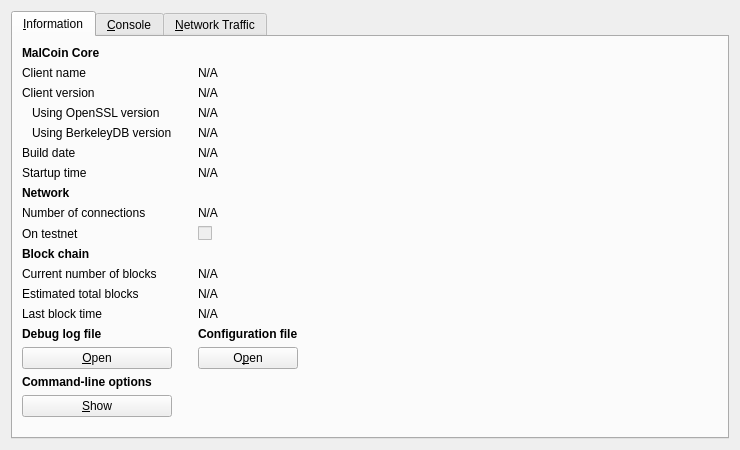
<?xml version="1.0" encoding="UTF-8"?>
<ui version="4.0">
 <class>RPCConsole</class>
 <widget class="QWidget" name="RPCConsole">
  <property name="geometry">
   <rect>
    <x>0</x>
    <y>0</y>
    <width>740</width>
    <height>450</height>
   </rect>
  </property>
  <property name="windowTitle">
   <string>MalCoin - Debug window</string>
  </property>
  <layout class="QVBoxLayout" name="verticalLayout_2">
   <item>
    <widget class="QTabWidget" name="tabWidget">
     <property name="currentIndex">
      <number>0</number>
     </property>
     <widget class="QWidget" name="tab_info">
      <attribute name="title">
       <string>&amp;Information</string>
      </attribute>
      <layout class="QGridLayout" name="gridLayout">
       <item row="15" column="2">
        <widget class="QLabel" name="labelConfigfile">
         <property name="font">
          <font>
           <weight>75</weight>
           <bold>true</bold>
          </font>
         </property>
         <property name="text">
          <string>Configuration file</string>
         </property>
        </widget>
       </item>
       <item row="13" column="2">
        <widget class="QLabel" name="lastBlockTime">
         <property name="cursor">
          <cursorShape>IBeamCursor</cursorShape>
         </property>
         <property name="text">
          <string>N/A</string>
         </property>
         <property name="textFormat">
          <enum>Qt::PlainText</enum>
         </property>
         <property name="textInteractionFlags">
          <set>Qt::LinksAccessibleByMouse|Qt::TextSelectableByKeyboard|Qt::TextSelectableByMouse</set>
         </property>
        </widget>
       </item>
       <item row="11" column="0">
        <widget class="QLabel" name="label_3">
         <property name="text">
          <string>Current number of blocks</string>
         </property>
        </widget>
       </item>
       <item row="11" column="2">
        <widget class="QLabel" name="numberOfBlocks">
         <property name="cursor">
          <cursorShape>IBeamCursor</cursorShape>
         </property>
         <property name="text">
          <string>N/A</string>
         </property>
         <property name="textFormat">
          <enum>Qt::PlainText</enum>
         </property>
         <property name="textInteractionFlags">
          <set>Qt::LinksAccessibleByMouse|Qt::TextSelectableByKeyboard|Qt::TextSelectableByMouse</set>
         </property>
        </widget>
       </item>
       <item row="17" column="0">
        <widget class="QLabel" name="labelCLOptions">
         <property name="font">
          <font>
           <weight>75</weight>
           <bold>true</bold>
          </font>
         </property>
         <property name="text">
          <string>Command-line options</string>
         </property>
        </widget>
       </item>
       <item row="16" column="0">
        <widget class="QPushButton" name="openDebugLogfileButton">
         <property name="toolTip">
          <string>Open the MalCoin debug log file from the current data directory. This can take a few seconds for large log files.</string>
         </property>
         <property name="text">
          <string>&amp;Open</string>
         </property>
         <property name="autoDefault">
          <bool>false</bool>
         </property>
        </widget>
       </item>
       <item row="15" column="0">
        <widget class="QLabel" name="labelDebugLogfile">
         <property name="font">
          <font>
           <weight>75</weight>
           <bold>true</bold>
          </font>
         </property>
         <property name="text">
          <string>Debug log file</string>
         </property>
        </widget>
       </item>
       <item row="18" column="3" rowspan="2">
        <spacer name="horizontalSpacer">
         <property name="orientation">
          <enum>Qt::Horizontal</enum>
         </property>
         <property name="sizeHint" stdset="0">
          <size>
           <width>404</width>
           <height>20</height>
          </size>
         </property>
        </spacer>
       </item>
       <item row="19" column="1">
        <spacer name="verticalSpacer">
         <property name="orientation">
          <enum>Qt::Vertical</enum>
         </property>
         <property name="sizeHint" stdset="0">
          <size>
           <width>20</width>
           <height>40</height>
          </size>
         </property>
        </spacer>
       </item>
       <item row="18" column="0">
        <widget class="QPushButton" name="showCLOptionsButton">
         <property name="toolTip">
          <string>Show the MalCoin-Qt help message to get a list with possible MalCoin command-line options.</string>
         </property>
         <property name="text">
          <string>&amp;Show</string>
         </property>
         <property name="autoDefault">
          <bool>false</bool>
         </property>
        </widget>
       </item>
       <item row="13" column="0">
        <widget class="QLabel" name="label_2">
         <property name="text">
          <string>Last block time</string>
         </property>
        </widget>
       </item>
       <item row="7" column="0">
        <widget class="QLabel" name="label_11">
         <property name="font">
          <font>
           <weight>75</weight>
           <bold>true</bold>
          </font>
         </property>
         <property name="text">
          <string>Network</string>
         </property>
        </widget>
       </item>
       <item row="6" column="2">
        <widget class="QLabel" name="startupTime">
         <property name="cursor">
          <cursorShape>IBeamCursor</cursorShape>
         </property>
         <property name="text">
          <string>N/A</string>
         </property>
         <property name="textFormat">
          <enum>Qt::PlainText</enum>
         </property>
         <property name="textInteractionFlags">
          <set>Qt::LinksAccessibleByMouse|Qt::TextSelectableByKeyboard|Qt::TextSelectableByMouse</set>
         </property>
        </widget>
       </item>
       <item row="6" column="0">
        <widget class="QLabel" name="label_13">
         <property name="text">
          <string>Startup time</string>
         </property>
        </widget>
       </item>
       <item row="9" column="0">
        <widget class="QLabel" name="label_8">
         <property name="text">
          <string>On testnet</string>
         </property>
        </widget>
       </item>
       <item row="8" column="2">
        <widget class="QLabel" name="numberOfConnections">
         <property name="cursor">
          <cursorShape>IBeamCursor</cursorShape>
         </property>
         <property name="text">
          <string>N/A</string>
         </property>
         <property name="textFormat">
          <enum>Qt::PlainText</enum>
         </property>
         <property name="textInteractionFlags">
          <set>Qt::LinksAccessibleByMouse|Qt::TextSelectableByKeyboard|Qt::TextSelectableByMouse</set>
         </property>
        </widget>
       </item>
       <item row="8" column="0">
        <widget class="QLabel" name="label_7">
         <property name="text">
          <string>Number of connections</string>
         </property>
        </widget>
       </item>
       <item row="10" column="0">
        <widget class="QLabel" name="label_10">
         <property name="font">
          <font>
           <weight>75</weight>
           <bold>true</bold>
          </font>
         </property>
         <property name="text">
          <string>Block chain</string>
         </property>
        </widget>
       </item>
       <item row="9" column="2">
        <widget class="QCheckBox" name="isTestNet">
         <property name="enabled">
          <bool>false</bool>
         </property>
         <property name="text">
          <string/>
         </property>
        </widget>
       </item>
       <item row="12" column="0">
        <widget class="QLabel" name="label_4">
         <property name="text">
          <string>Estimated total blocks</string>
         </property>
        </widget>
       </item>
       <item row="12" column="2">
        <widget class="QLabel" name="totalBlocks">
         <property name="cursor">
          <cursorShape>IBeamCursor</cursorShape>
         </property>
         <property name="text">
          <string>N/A</string>
         </property>
         <property name="textFormat">
          <enum>Qt::PlainText</enum>
         </property>
         <property name="textInteractionFlags">
          <set>Qt::LinksAccessibleByMouse|Qt::TextSelectableByKeyboard|Qt::TextSelectableByMouse</set>
         </property>
        </widget>
       </item>
       <item row="2" column="2">
        <widget class="QLabel" name="clientVersion">
         <property name="cursor">
          <cursorShape>IBeamCursor</cursorShape>
         </property>
         <property name="text">
          <string>N/A</string>
         </property>
         <property name="textFormat">
          <enum>Qt::PlainText</enum>
         </property>
         <property name="textInteractionFlags">
          <set>Qt::LinksAccessibleByMouse|Qt::TextSelectableByKeyboard|Qt::TextSelectableByMouse</set>
         </property>
        </widget>
       </item>
       <item row="4" column="0">
        <widget class="QLabel" name="label_berkeleyDBVersion">
         <property name="text">
          <string>Using BerkeleyDB version</string>
         </property>
         <property name="indent">
          <number>10</number>
         </property>
        </widget>
       </item>
       <item row="3" column="0">
        <widget class="QLabel" name="label_14">
         <property name="text">
          <string>Using OpenSSL version</string>
         </property>
         <property name="indent">
          <number>10</number>
         </property>
        </widget>
       </item>
       <item row="3" column="2">
        <widget class="QLabel" name="openSSLVersion">
         <property name="cursor">
          <cursorShape>IBeamCursor</cursorShape>
         </property>
         <property name="text">
          <string>N/A</string>
         </property>
         <property name="textFormat">
          <enum>Qt::PlainText</enum>
         </property>
         <property name="textInteractionFlags">
          <set>Qt::LinksAccessibleByMouse|Qt::TextSelectableByKeyboard|Qt::TextSelectableByMouse</set>
         </property>
        </widget>
       </item>
       <item row="4" column="2">
        <widget class="QLabel" name="berkeleyDBVersion">
         <property name="cursor">
          <cursorShape>IBeamCursor</cursorShape>
         </property>
         <property name="text">
          <string>N/A</string>
         </property>
         <property name="textFormat">
          <enum>Qt::PlainText</enum>
         </property>
         <property name="textInteractionFlags">
          <set>Qt::LinksAccessibleByMouse|Qt::TextSelectableByKeyboard|Qt::TextSelectableByMouse</set>
         </property>
        </widget>
       </item>
       <item row="5" column="0">
        <widget class="QLabel" name="label_12">
         <property name="text">
          <string>Build date</string>
         </property>
        </widget>
       </item>
       <item row="5" column="2">
        <widget class="QLabel" name="buildDate">
         <property name="cursor">
          <cursorShape>IBeamCursor</cursorShape>
         </property>
         <property name="text">
          <string>N/A</string>
         </property>
         <property name="textFormat">
          <enum>Qt::PlainText</enum>
         </property>
         <property name="textInteractionFlags">
          <set>Qt::LinksAccessibleByMouse|Qt::TextSelectableByKeyboard|Qt::TextSelectableByMouse</set>
         </property>
        </widget>
       </item>
       <item row="2" column="0">
        <widget class="QLabel" name="label_6">
         <property name="text">
          <string>Client version</string>
         </property>
        </widget>
       </item>
       <item row="0" column="0">
        <widget class="QLabel" name="label_9">
         <property name="font">
          <font>
           <weight>75</weight>
           <bold>true</bold>
          </font>
         </property>
         <property name="text">
          <string>MalCoin Core</string>
         </property>
        </widget>
       </item>
       <item row="1" column="2">
        <widget class="QLabel" name="clientName">
         <property name="cursor">
          <cursorShape>IBeamCursor</cursorShape>
         </property>
         <property name="text">
          <string>N/A</string>
         </property>
         <property name="textFormat">
          <enum>Qt::PlainText</enum>
         </property>
         <property name="textInteractionFlags">
          <set>Qt::LinksAccessibleByMouse|Qt::TextSelectableByKeyboard|Qt::TextSelectableByMouse</set>
         </property>
        </widget>
       </item>
       <item row="1" column="0">
        <widget class="QLabel" name="label_5">
         <property name="text">
          <string>Client name</string>
         </property>
        </widget>
       </item>
       <item row="14" column="2">
        <spacer name="verticalSpacer_2">
         <property name="orientation">
          <enum>Qt::Vertical</enum>
         </property>
         <property name="sizeHint" stdset="0">
          <size>
           <width>20</width>
           <height>20</height>
          </size>
         </property>
        </spacer>
       </item>
       <item row="16" column="2">
        <widget class="QPushButton" name="openConfigurationfileButton">
         <property name="toolTip">
          <string>Open the MalCoin configuration file from the current data directory.</string>
         </property>
         <property name="text">
          <string>O&amp;pen</string>
         </property>
         <property name="autoDefault">
          <bool>false</bool>
         </property>
        </widget>
       </item>
      </layout>
     </widget>
     <widget class="QWidget" name="tab_console">
      <attribute name="title">
       <string>&amp;Console</string>
      </attribute>
      <layout class="QVBoxLayout" name="verticalLayout_3">
       <property name="spacing">
        <number>3</number>
       </property>
       <item>
        <widget class="QTextEdit" name="messagesWidget">
         <property name="minimumSize">
          <size>
           <width>0</width>
           <height>100</height>
          </size>
         </property>
         <property name="readOnly">
          <bool>true</bool>
         </property>
         <property name="tabKeyNavigation" stdset="0">
          <bool>false</bool>
         </property>
         <property name="columnCount" stdset="0">
          <number>2</number>
         </property>
        </widget>
       </item>
       <item>
        <layout class="QHBoxLayout" name="horizontalLayout">
         <property name="spacing">
          <number>3</number>
         </property>
         <item>
          <widget class="QLabel" name="label">
           <property name="text">
            <string notr="true">&gt;</string>
           </property>
          </widget>
         </item>
         <item>
          <widget class="QLineEdit" name="lineEdit"/>
         </item>
         <item>
          <widget class="QPushButton" name="clearButton">
           <property name="maximumSize">
            <size>
             <width>24</width>
             <height>24</height>
            </size>
           </property>
           <property name="toolTip">
            <string>Clear console</string>
           </property>
           <property name="text">
            <string/>
           </property>
           <property name="icon">
            <iconset resource="../bitcoin.qrc">
             <normaloff>:/icons/remove</normaloff>:/icons/remove</iconset>
           </property>
           <property name="shortcut">
            <string notr="true">Ctrl+L</string>
           </property>
           <property name="autoDefault">
            <bool>false</bool>
           </property>
          </widget>
         </item>
        </layout>
       </item>
      </layout>
     </widget>
     <widget class="QWidget" name="tab_nettraffic">
      <attribute name="title">
       <string>&amp;Network Traffic</string>
      </attribute>
      <layout class="QHBoxLayout" name="horizontalLayout_3">
       <item>
        <layout class="QVBoxLayout" name="verticalLayout_4">
         <item>
          <widget class="TrafficGraphWidget" name="trafficGraph" native="true">
           <property name="sizePolicy">
            <sizepolicy hsizetype="Expanding" vsizetype="Expanding">
             <horstretch>0</horstretch>
             <verstretch>0</verstretch>
            </sizepolicy>
           </property>
          </widget>
         </item>
         <item>
          <layout class="QHBoxLayout" name="horizontalLayout_2">
           <item>
            <widget class="QSlider" name="sldGraphRange">
             <property name="minimum">
              <number>1</number>
             </property>
             <property name="maximum">
              <number>288</number>
             </property>
             <property name="pageStep">
              <number>12</number>
             </property>
             <property name="value">
              <number>6</number>
             </property>
             <property name="orientation">
              <enum>Qt::Horizontal</enum>
             </property>
            </widget>
           </item>
           <item>
            <widget class="QLabel" name="lblGraphRange">
             <property name="minimumSize">
              <size>
               <width>100</width>
               <height>0</height>
              </size>
             </property>
             <property name="alignment">
              <set>Qt::AlignCenter</set>
             </property>
            </widget>
           </item>
           <item>
            <widget class="QPushButton" name="btnClearTrafficGraph">
             <property name="text">
              <string>&amp;Clear</string>
             </property>
             <property name="autoDefault">
              <bool>false</bool>
             </property>
            </widget>
           </item>
          </layout>
         </item>
        </layout>
       </item>
       <item>
        <layout class="QVBoxLayout" name="verticalLayout">
         <item>
          <widget class="QGroupBox" name="groupBox">
           <property name="title">
            <string>Totals</string>
           </property>
           <layout class="QVBoxLayout" name="verticalLayout_5">
            <item>
             <layout class="QHBoxLayout" name="horizontalLayout_4">
              <item>
               <widget class="Line" name="line">
                <property name="sizePolicy">
                 <sizepolicy hsizetype="Fixed" vsizetype="Fixed">
                  <horstretch>0</horstretch>
                  <verstretch>0</verstretch>
                 </sizepolicy>
                </property>
                <property name="minimumSize">
                 <size>
                  <width>10</width>
                  <height>0</height>
                 </size>
                </property>
                <property name="palette">
                 <palette>
                  <active>
                   <colorrole role="Light">
                    <brush brushstyle="SolidPattern">
                     <color alpha="255">
                      <red>0</red>
                      <green>255</green>
                      <blue>0</blue>
                     </color>
                    </brush>
                   </colorrole>
                  </active>
                  <inactive>
                   <colorrole role="Light">
                    <brush brushstyle="SolidPattern">
                     <color alpha="255">
                      <red>0</red>
                      <green>255</green>
                      <blue>0</blue>
                     </color>
                    </brush>
                   </colorrole>
                  </inactive>
                  <disabled>
                   <colorrole role="Light">
                    <brush brushstyle="SolidPattern">
                     <color alpha="255">
                      <red>0</red>
                      <green>255</green>
                      <blue>0</blue>
                     </color>
                    </brush>
                   </colorrole>
                  </disabled>
                 </palette>
                </property>
                <property name="orientation">
                 <enum>Qt::Horizontal</enum>
                </property>
               </widget>
              </item>
              <item>
               <widget class="QLabel" name="label_16">
                <property name="text">
                 <string>Received:</string>
                </property>
               </widget>
              </item>
              <item>
               <widget class="QLabel" name="lblBytesIn">
                <property name="minimumSize">
                 <size>
                  <width>50</width>
                  <height>0</height>
                 </size>
                </property>
                <property name="alignment">
                 <set>Qt::AlignRight|Qt::AlignTrailing|Qt::AlignVCenter</set>
                </property>
               </widget>
              </item>
             </layout>
            </item>
            <item>
             <layout class="QHBoxLayout" name="horizontalLayout_5">
              <item>
               <widget class="Line" name="line_2">
                <property name="sizePolicy">
                 <sizepolicy hsizetype="Fixed" vsizetype="Fixed">
                  <horstretch>0</horstretch>
                  <verstretch>0</verstretch>
                 </sizepolicy>
                </property>
                <property name="minimumSize">
                 <size>
                  <width>10</width>
                  <height>0</height>
                 </size>
                </property>
                <property name="palette">
                 <palette>
                  <active>
                   <colorrole role="Light">
                    <brush brushstyle="SolidPattern">
                     <color alpha="255">
                      <red>255</red>
                      <green>0</green>
                      <blue>0</blue>
                     </color>
                    </brush>
                   </colorrole>
                  </active>
                  <inactive>
                   <colorrole role="Light">
                    <brush brushstyle="SolidPattern">
                     <color alpha="255">
                      <red>255</red>
                      <green>0</green>
                      <blue>0</blue>
                     </color>
                    </brush>
                   </colorrole>
                  </inactive>
                  <disabled>
                   <colorrole role="Light">
                    <brush brushstyle="SolidPattern">
                     <color alpha="255">
                      <red>255</red>
                      <green>0</green>
                      <blue>0</blue>
                     </color>
                    </brush>
                   </colorrole>
                  </disabled>
                 </palette>
                </property>
                <property name="orientation">
                 <enum>Qt::Horizontal</enum>
                </property>
               </widget>
              </item>
              <item>
               <widget class="QLabel" name="label_17">
                <property name="text">
                 <string>Sent:</string>
                </property>
               </widget>
              </item>
              <item>
               <widget class="QLabel" name="lblBytesOut">
                <property name="minimumSize">
                 <size>
                  <width>50</width>
                  <height>0</height>
                 </size>
                </property>
                <property name="alignment">
                 <set>Qt::AlignRight|Qt::AlignTrailing|Qt::AlignVCenter</set>
                </property>
               </widget>
              </item>
             </layout>
            </item>
            <item>
             <spacer name="verticalSpacer_4">
              <property name="orientation">
               <enum>Qt::Vertical</enum>
              </property>
              <property name="sizeHint" stdset="0">
               <size>
                <width>20</width>
                <height>407</height>
               </size>
              </property>
             </spacer>
            </item>
           </layout>
          </widget>
         </item>
        </layout>
       </item>
      </layout>
     </widget>
    </widget>
   </item>
  </layout>
 </widget>
 <customwidgets>
  <customwidget>
   <class>TrafficGraphWidget</class>
   <extends>QWidget</extends>
   <header>trafficgraphwidget.h</header>
   <container>1</container>
   <slots>
    <slot>clear()</slot>
   </slots>
  </customwidget>
 </customwidgets>
 <resources>
  <include location="../bitcoin.qrc"/>
 </resources>
 <connections/>
</ui>
